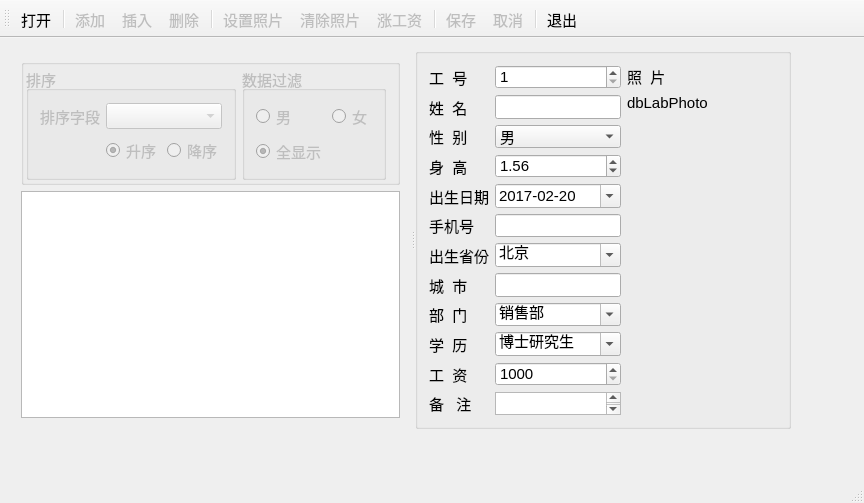
<?xml version="1.0" encoding="UTF-8"?>
<ui version="4.0">
 <class>MainWindow</class>
 <widget class="QMainWindow" name="MainWindow">
  <property name="geometry">
   <rect>
    <x>0</x>
    <y>0</y>
    <width>864</width>
    <height>503</height>
   </rect>
  </property>
  <property name="font">
   <font>
    <pointsize>11</pointsize>
   </font>
  </property>
  <property name="windowTitle">
   <string>QSqlTableModel的使用</string>
  </property>
  <widget class="QWidget" name="centralWidget">
   <widget class="QSplitter" name="splitter">
    <property name="geometry">
     <rect>
      <x>10</x>
      <y>10</y>
      <width>781</width>
      <height>381</height>
     </rect>
    </property>
    <property name="orientation">
     <enum>Qt::Horizontal</enum>
    </property>
    <widget class="QWidget" name="layoutWidget">
     <layout class="QVBoxLayout" name="verticalLayout_2">
      <item>
       <widget class="QGroupBox" name="groupBox_2">
        <property name="title">
         <string/>
        </property>
        <layout class="QHBoxLayout" name="horizontalLayout_2">
         <property name="spacing">
          <number>6</number>
         </property>
         <property name="leftMargin">
          <number>2</number>
         </property>
         <property name="topMargin">
          <number>2</number>
         </property>
         <property name="bottomMargin">
          <number>2</number>
         </property>
         <item>
          <widget class="QGroupBox" name="groupBoxSort">
           <property name="enabled">
            <bool>false</bool>
           </property>
           <property name="title">
            <string>排序</string>
           </property>
           <layout class="QGridLayout" name="gridLayout_3">
            <item row="0" column="0">
             <widget class="QLabel" name="label_14">
              <property name="text">
               <string>排序字段</string>
              </property>
             </widget>
            </item>
            <item row="0" column="1" colspan="2">
             <widget class="QComboBox" name="comboFields"/>
            </item>
            <item row="1" column="0">
             <spacer name="horizontalSpacer">
              <property name="orientation">
               <enum>Qt::Horizontal</enum>
              </property>
              <property name="sizeHint" stdset="0">
               <size>
                <width>40</width>
                <height>20</height>
               </size>
              </property>
             </spacer>
            </item>
            <item row="1" column="1">
             <widget class="QRadioButton" name="radioBtnAscend">
              <property name="text">
               <string>升序</string>
              </property>
              <property name="checked">
               <bool>true</bool>
              </property>
             </widget>
            </item>
            <item row="1" column="2">
             <widget class="QRadioButton" name="radioBtnDescend">
              <property name="text">
               <string>降序</string>
              </property>
             </widget>
            </item>
           </layout>
          </widget>
         </item>
         <item>
          <widget class="QGroupBox" name="groupBoxFilter">
           <property name="enabled">
            <bool>false</bool>
           </property>
           <property name="title">
            <string>数据过滤</string>
           </property>
           <layout class="QGridLayout" name="gridLayout_2">
            <item row="0" column="0">
             <widget class="QRadioButton" name="radioBtnMan">
              <property name="text">
               <string>男</string>
              </property>
             </widget>
            </item>
            <item row="0" column="1">
             <widget class="QRadioButton" name="radioBtnWoman">
              <property name="text">
               <string>女</string>
              </property>
             </widget>
            </item>
            <item row="1" column="0">
             <widget class="QRadioButton" name="radioBtnBoth">
              <property name="text">
               <string>全显示</string>
              </property>
              <property name="checked">
               <bool>true</bool>
              </property>
             </widget>
            </item>
            <item row="1" column="1">
             <spacer name="horizontalSpacer_2">
              <property name="orientation">
               <enum>Qt::Horizontal</enum>
              </property>
              <property name="sizeHint" stdset="0">
               <size>
                <width>40</width>
                <height>20</height>
               </size>
              </property>
             </spacer>
            </item>
           </layout>
          </widget>
         </item>
         <item>
          <spacer name="horizontalSpacer_3">
           <property name="orientation">
            <enum>Qt::Horizontal</enum>
           </property>
           <property name="sizeHint" stdset="0">
            <size>
             <width>45</width>
             <height>20</height>
            </size>
           </property>
          </spacer>
         </item>
        </layout>
       </widget>
      </item>
      <item>
       <widget class="QTableView" name="tableView">
        <property name="editTriggers">
         <set>QAbstractItemView::AnyKeyPressed|QAbstractItemView::DoubleClicked|QAbstractItemView::EditKeyPressed|QAbstractItemView::SelectedClicked</set>
        </property>
       </widget>
      </item>
     </layout>
    </widget>
    <widget class="QGroupBox" name="groupBox">
     <property name="title">
      <string/>
     </property>
     <layout class="QHBoxLayout" name="horizontalLayout">
      <item>
       <layout class="QGridLayout" name="gridLayout">
        <item row="0" column="0">
         <widget class="QLabel" name="label">
          <property name="text">
           <string>工  号</string>
          </property>
          <property name="buddy">
           <cstring>dbSpinEmpNo</cstring>
          </property>
         </widget>
        </item>
        <item row="0" column="1">
         <widget class="QSpinBox" name="dbSpinEmpNo">
          <property name="minimum">
           <number>1</number>
          </property>
          <property name="maximum">
           <number>10000</number>
          </property>
         </widget>
        </item>
        <item row="1" column="0">
         <widget class="QLabel" name="label_2">
          <property name="text">
           <string>姓  名</string>
          </property>
          <property name="buddy">
           <cstring>dbEditName</cstring>
          </property>
         </widget>
        </item>
        <item row="1" column="1">
         <widget class="QLineEdit" name="dbEditName"/>
        </item>
        <item row="2" column="0">
         <widget class="QLabel" name="label_3">
          <property name="text">
           <string>性  别</string>
          </property>
          <property name="buddy">
           <cstring>dbComboSex</cstring>
          </property>
         </widget>
        </item>
        <item row="2" column="1">
         <widget class="QComboBox" name="dbComboSex">
          <item>
           <property name="text">
            <string>男</string>
           </property>
          </item>
          <item>
           <property name="text">
            <string>女</string>
           </property>
          </item>
         </widget>
        </item>
        <item row="3" column="0">
         <widget class="QLabel" name="label_4">
          <property name="text">
           <string>身  高</string>
          </property>
          <property name="buddy">
           <cstring>dbSpinHeight</cstring>
          </property>
         </widget>
        </item>
        <item row="3" column="1">
         <widget class="QDoubleSpinBox" name="dbSpinHeight">
          <property name="suffix">
           <string/>
          </property>
          <property name="maximum">
           <double>3.000000000000000</double>
          </property>
          <property name="singleStep">
           <double>0.010000000000000</double>
          </property>
          <property name="value">
           <double>1.560000000000000</double>
          </property>
         </widget>
        </item>
        <item row="4" column="0">
         <widget class="QLabel" name="label_5">
          <property name="text">
           <string>出生日期</string>
          </property>
          <property name="buddy">
           <cstring>dbEditBirth</cstring>
          </property>
         </widget>
        </item>
        <item row="4" column="1">
         <widget class="QDateEdit" name="dbEditBirth">
          <property name="displayFormat">
           <string>yyyy-MM-dd</string>
          </property>
          <property name="calendarPopup">
           <bool>true</bool>
          </property>
          <property name="date">
           <date>
            <year>2017</year>
            <month>2</month>
            <day>20</day>
           </date>
          </property>
         </widget>
        </item>
        <item row="5" column="0">
         <widget class="QLabel" name="label_10">
          <property name="text">
           <string>手机号</string>
          </property>
          <property name="buddy">
           <cstring>dbEditMobile</cstring>
          </property>
         </widget>
        </item>
        <item row="5" column="1">
         <widget class="QLineEdit" name="dbEditMobile"/>
        </item>
        <item row="6" column="0">
         <widget class="QLabel" name="label_7">
          <property name="text">
           <string>出生省份</string>
          </property>
          <property name="buddy">
           <cstring>dbComboProvince</cstring>
          </property>
         </widget>
        </item>
        <item row="6" column="1">
         <widget class="QComboBox" name="dbComboProvince">
          <property name="editable">
           <bool>true</bool>
          </property>
          <item>
           <property name="text">
            <string>北京</string>
           </property>
          </item>
          <item>
           <property name="text">
            <string>上海</string>
           </property>
          </item>
          <item>
           <property name="text">
            <string>天津</string>
           </property>
          </item>
          <item>
           <property name="text">
            <string>重庆</string>
           </property>
          </item>
          <item>
           <property name="text">
            <string>安徽</string>
           </property>
          </item>
          <item>
           <property name="text">
            <string>河北</string>
           </property>
          </item>
          <item>
           <property name="text">
            <string>河南</string>
           </property>
          </item>
          <item>
           <property name="text">
            <string>湖北</string>
           </property>
          </item>
          <item>
           <property name="text">
            <string>湖南</string>
           </property>
          </item>
          <item>
           <property name="text">
            <string>山西</string>
           </property>
          </item>
          <item>
           <property name="text">
            <string>山东</string>
           </property>
          </item>
          <item>
           <property name="text">
            <string>陕西</string>
           </property>
          </item>
          <item>
           <property name="text">
            <string>江苏</string>
           </property>
          </item>
          <item>
           <property name="text">
            <string>江西</string>
           </property>
          </item>
         </widget>
        </item>
        <item row="7" column="0">
         <widget class="QLabel" name="label_8">
          <property name="text">
           <string>城  市</string>
          </property>
          <property name="buddy">
           <cstring>dbEditCity</cstring>
          </property>
         </widget>
        </item>
        <item row="7" column="1">
         <widget class="QLineEdit" name="dbEditCity"/>
        </item>
        <item row="8" column="0">
         <widget class="QLabel" name="label_6">
          <property name="text">
           <string>部  门</string>
          </property>
          <property name="buddy">
           <cstring>dbComboDep</cstring>
          </property>
         </widget>
        </item>
        <item row="8" column="1">
         <widget class="QComboBox" name="dbComboDep">
          <property name="editable">
           <bool>true</bool>
          </property>
          <item>
           <property name="text">
            <string>销售部</string>
           </property>
          </item>
          <item>
           <property name="text">
            <string>技术部</string>
           </property>
          </item>
          <item>
           <property name="text">
            <string>生产部</string>
           </property>
          </item>
          <item>
           <property name="text">
            <string>行政部</string>
           </property>
          </item>
         </widget>
        </item>
        <item row="11" column="1">
         <widget class="QPlainTextEdit" name="dbEditMemo">
          <property name="maximumSize">
           <size>
            <width>16777215</width>
            <height>16777215</height>
           </size>
          </property>
         </widget>
        </item>
        <item row="11" column="0">
         <widget class="QLabel" name="label_9">
          <property name="text">
           <string>备   注</string>
          </property>
          <property name="buddy">
           <cstring>dbEditMemo</cstring>
          </property>
         </widget>
        </item>
        <item row="9" column="0">
         <widget class="QLabel" name="label_11">
          <property name="text">
           <string>学  历</string>
          </property>
          <property name="buddy">
           <cstring>dbComboEdu</cstring>
          </property>
         </widget>
        </item>
        <item row="10" column="1">
         <widget class="QSpinBox" name="dbSpinSalary">
          <property name="prefix">
           <string/>
          </property>
          <property name="minimum">
           <number>1000</number>
          </property>
          <property name="maximum">
           <number>50000</number>
          </property>
          <property name="singleStep">
           <number>100</number>
          </property>
          <property name="value">
           <number>1000</number>
          </property>
         </widget>
        </item>
        <item row="10" column="0">
         <widget class="QLabel" name="label_12">
          <property name="text">
           <string>工  资</string>
          </property>
          <property name="buddy">
           <cstring>dbSpinSalary</cstring>
          </property>
         </widget>
        </item>
        <item row="9" column="1">
         <widget class="QComboBox" name="dbComboEdu">
          <property name="editable">
           <bool>true</bool>
          </property>
          <item>
           <property name="text">
            <string>博士研究生</string>
           </property>
          </item>
          <item>
           <property name="text">
            <string>硕士研究生</string>
           </property>
          </item>
          <item>
           <property name="text">
            <string>大学本科</string>
           </property>
          </item>
          <item>
           <property name="text">
            <string>大学专科</string>
           </property>
          </item>
          <item>
           <property name="text">
            <string>高中</string>
           </property>
          </item>
          <item>
           <property name="text">
            <string>初中</string>
           </property>
          </item>
          <item>
           <property name="text">
            <string>小学</string>
           </property>
          </item>
         </widget>
        </item>
       </layout>
      </item>
      <item>
       <layout class="QVBoxLayout" name="verticalLayout">
        <item>
         <widget class="QLabel" name="label_13">
          <property name="text">
           <string>照  片</string>
          </property>
         </widget>
        </item>
        <item>
         <widget class="QLabel" name="dbLabPhoto">
          <property name="minimumSize">
           <size>
            <width>150</width>
            <height>0</height>
           </size>
          </property>
          <property name="maximumSize">
           <size>
            <width>350</width>
            <height>16777215</height>
           </size>
          </property>
          <property name="text">
           <string>dbLabPhoto</string>
          </property>
         </widget>
        </item>
        <item>
         <spacer name="verticalSpacer">
          <property name="orientation">
           <enum>Qt::Vertical</enum>
          </property>
          <property name="sizeHint" stdset="0">
           <size>
            <width>20</width>
            <height>40</height>
           </size>
          </property>
         </spacer>
        </item>
       </layout>
      </item>
     </layout>
    </widget>
   </widget>
  </widget>
  <widget class="QMenuBar" name="menuBar">
   <property name="geometry">
    <rect>
     <x>0</x>
     <y>0</y>
     <width>864</width>
     <height>23</height>
    </rect>
   </property>
  </widget>
  <widget class="QStatusBar" name="statusBar"/>
  <widget class="QToolBar" name="mainToolBar">
   <property name="toolButtonStyle">
    <enum>Qt::ToolButtonTextUnderIcon</enum>
   </property>
   <attribute name="toolBarArea">
    <enum>TopToolBarArea</enum>
   </attribute>
   <attribute name="toolBarBreak">
    <bool>false</bool>
   </attribute>
   <addaction name="actOpenDB"/>
   <addaction name="separator"/>
   <addaction name="actRecAppend"/>
   <addaction name="actRecInsert"/>
   <addaction name="actRecDelete"/>
   <addaction name="separator"/>
   <addaction name="actPhoto"/>
   <addaction name="actPhotoClear"/>
   <addaction name="actScan"/>
   <addaction name="separator"/>
   <addaction name="actSubmit"/>
   <addaction name="actRevert"/>
   <addaction name="separator"/>
   <addaction name="actQuit"/>
  </widget>
  <action name="actOpenDB">
   <property name="icon">
    <iconset>
     <normaloff>:/images/images/open3.bmp</normaloff>:/images/images/open3.bmp</iconset>
   </property>
   <property name="text">
    <string>打开</string>
   </property>
   <property name="toolTip">
    <string>打开数据库</string>
   </property>
  </action>
  <action name="actQuit">
   <property name="icon">
    <iconset>
     <normaloff>:/images/images/exit.bmp</normaloff>:/images/images/exit.bmp</iconset>
   </property>
   <property name="text">
    <string>退出</string>
   </property>
   <property name="toolTip">
    <string>退出</string>
   </property>
  </action>
  <action name="actRecAppend">
   <property name="enabled">
    <bool>false</bool>
   </property>
   <property name="icon">
    <iconset>
     <normaloff>:/images/images/316.bmp</normaloff>:/images/images/316.bmp</iconset>
   </property>
   <property name="text">
    <string>添加</string>
   </property>
   <property name="toolTip">
    <string>添加记录</string>
   </property>
  </action>
  <action name="actRecInsert">
   <property name="enabled">
    <bool>false</bool>
   </property>
   <property name="icon">
    <iconset>
     <normaloff>:/images/images/306.bmp</normaloff>:/images/images/306.bmp</iconset>
   </property>
   <property name="text">
    <string>插入</string>
   </property>
   <property name="toolTip">
    <string>插入记录</string>
   </property>
  </action>
  <action name="actSubmit">
   <property name="enabled">
    <bool>false</bool>
   </property>
   <property name="icon">
    <iconset>
     <normaloff>:/images/images/save1.bmp</normaloff>:/images/images/save1.bmp</iconset>
   </property>
   <property name="text">
    <string>保存</string>
   </property>
   <property name="toolTip">
    <string>保存修改</string>
   </property>
  </action>
  <action name="actRevert">
   <property name="enabled">
    <bool>false</bool>
   </property>
   <property name="icon">
    <iconset>
     <normaloff>:/images/images/ubdo.bmp</normaloff>:/images/images/ubdo.bmp</iconset>
   </property>
   <property name="text">
    <string>取消</string>
   </property>
   <property name="toolTip">
    <string>取消修改</string>
   </property>
  </action>
  <action name="actRecDelete">
   <property name="enabled">
    <bool>false</bool>
   </property>
   <property name="icon">
    <iconset>
     <normaloff>:/images/images/delete1.bmp</normaloff>:/images/images/delete1.bmp</iconset>
   </property>
   <property name="text">
    <string>删除</string>
   </property>
   <property name="toolTip">
    <string>删除记录</string>
   </property>
  </action>
  <action name="actPhoto">
   <property name="enabled">
    <bool>false</bool>
   </property>
   <property name="icon">
    <iconset>
     <normaloff>:/images/images/00.JPG</normaloff>:/images/images/00.JPG</iconset>
   </property>
   <property name="text">
    <string>设置照片</string>
   </property>
   <property name="toolTip">
    <string>设置照片</string>
   </property>
  </action>
  <action name="actPhotoClear">
   <property name="enabled">
    <bool>false</bool>
   </property>
   <property name="icon">
    <iconset>
     <normaloff>:/images/images/103.bmp</normaloff>:/images/images/103.bmp</iconset>
   </property>
   <property name="text">
    <string>清除照片</string>
   </property>
   <property name="toolTip">
    <string>清除照片</string>
   </property>
  </action>
  <action name="actScan">
   <property name="enabled">
    <bool>false</bool>
   </property>
   <property name="icon">
    <iconset>
     <normaloff>:/images/images/up.bmp</normaloff>:/images/images/up.bmp</iconset>
   </property>
   <property name="text">
    <string>涨工资</string>
   </property>
   <property name="toolTip">
    <string>涨工资</string>
   </property>
  </action>
 </widget>
 <layoutdefault spacing="6" margin="11"/>
 <resources/>
 <connections>
  <connection>
   <sender>actQuit</sender>
   <signal>triggered()</signal>
   <receiver>MainWindow</receiver>
   <slot>close()</slot>
   <hints>
    <hint type="sourcelabel">
     <x>-1</x>
     <y>-1</y>
    </hint>
    <hint type="destinationlabel">
     <x>274</x>
     <y>184</y>
    </hint>
   </hints>
  </connection>
 </connections>
</ui>
